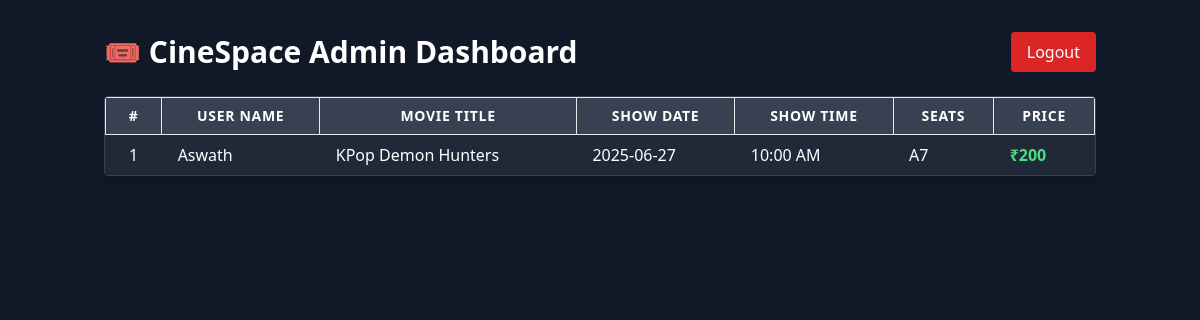
/admin/dashboard (signed in), run on an earlier commit of the app's database.
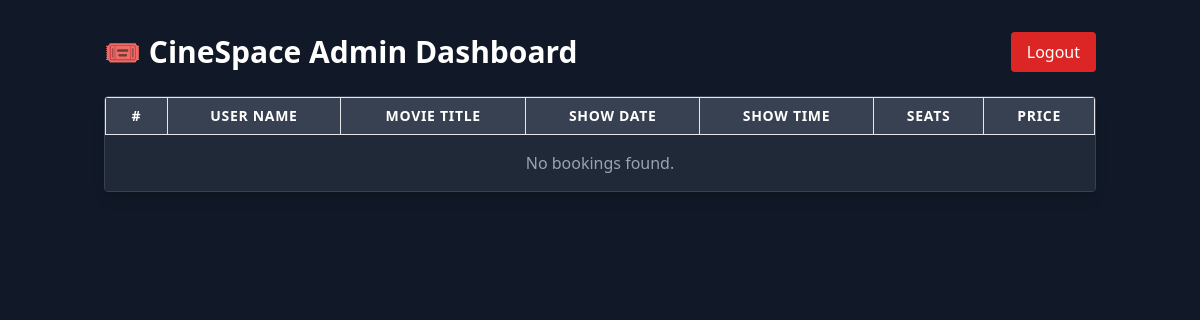
And on a later commit of the database.
### tables this page shows
CREATE TABLE bookings (
    id INTEGER PRIMARY KEY AUTOINCREMENT,
    user_id INTEGER NOT NULL,
    movie_id TEXT NOT NULL,
    movie_title TEXT NOT NULL,
    show_date TEXT NOT NULL,
    show_time TEXT NOT NULL,
    seats TEXT NOT NULL,
    price INTEGER DEFAULT 200,
    qr_code_path TEXT,
    FOREIGN KEY (user_id) REFERENCES users(id)
);

CREATE TABLE users (
    id INTEGER PRIMARY KEY AUTOINCREMENT,
    username TEXT UNIQUE NOT NULL,
    password TEXT NOT NULL,
    email TEXT UNIQUE NOT NULL,
    phone TEXT,
    security_question TEXT NOT NULL,
    security_answer TEXT NOT NULL
);

### app.py (the view)
@app.route('/admin/dashboard')
def admin_dashboard():
    if session.get('admin'):
        conn = sqlite3.connect('database/cinespace.db')
        conn.row_factory = sqlite3.Row
        cursor = conn.cursor()
        cursor.execute("""
            SELECT bookings.id, users.username, bookings.movie_title,
                   bookings.show_date, bookings.show_time, bookings.seats, bookings.price
            FROM bookings
            JOIN users ON bookings.user_id = users.id
        """)
        bookings = cursor.fetchall()
        conn.close()
        return render_template('admin_dashboard.html', bookings=bookings)
    else:
        return redirect('/admin/login')

### templates/admin_dashboard.html (shortened to what this page needs)
<!DOCTYPE html>
<html lang="en">
<head>
    <script src="https://cdn.tailwindcss.com"></script>
</head>
<body class="bg-gray-900 text-white min-h-screen">
    <div class="container mx-auto px-4 py-8">
        <div class="flex justify-between items-center mb-6">
            <h2 class="text-3xl font-bold">🎟️ CineSpace Admin Dashboard</h2>
            <a href="{{ url_for('admin_logout') }}"
                class="bg-red-600 text-white px-4 py-2 rounded hover:bg-red-700 transition">Logout</a>
        </div>
        <div class="overflow-x-auto rounded shadow-lg border border-gray-700">
            <table class="min-w-full table-auto bg-gray-800 text-white">
                <thead class="bg-gray-700 text-sm uppercase tracking-wider">
                    <tr>
                        <th class="px-4 py-2 border">#</th>
                        <th class="px-4 py-2 border">User Name</th>
                        <th class="px-4 py-2 border">Movie Title</th>
                        <th class="px-4 py-2 border">Show Date</th>
                        <th class="px-4 py-2 border">Show Time</th>
                        <th class="px-4 py-2 border">Seats</th>
                        <th class="px-4 py-2 border">Price</th>
                    </tr>
                </thead>
                <tbody>
                    {% for booking in bookings %}
                    <tr class="border-t border-gray-700 hover:bg-gray-700 transition">
                        <td class="px-4 py-2 text-center">{{ loop.index }}</td>
                        <td class="px-4 py-2">{{ booking.username }}</td>
                        <td class="px-4 py-2">{{ booking.movie_title }}</td>
                        <td class="px-4 py-2">{{ booking.show_date }}</td>
                        <td class="px-4 py-2">{{ booking.show_time }}</td>
                        <td class="px-4 py-2">{{ booking.seats }}</td>
                        <td class="px-4 py-2 text-green-400 font-semibold">₹{{ booking.price }}</td>
                    </tr>
                    {% else %}
                    <tr>
                        <td colspan="7" class="px-4 py-4 text-center text-gray-400">No bookings found.</td>
                    </tr>
                    {% endfor %}
                </tbody>
            </table>
        </div>
    </div>
</body>
</html>

What changed in the data, as far as the page shows it:
removed bookings: username "Aswath", movie_title "KPop Demon Hunters", show_date "2025-06-27", show_time "10:00 AM", seats "A7", price "200"
Also different on the page:
text now shown: "No bookings found."
